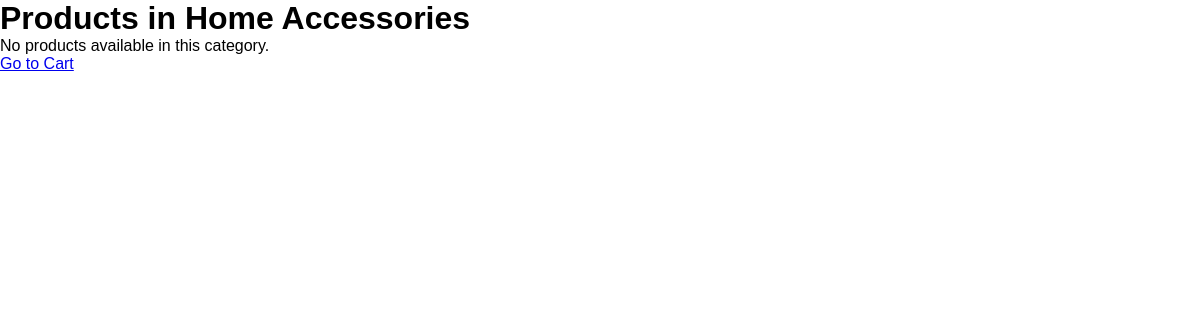
The app's page /Garments.php?category_id=3, older data.
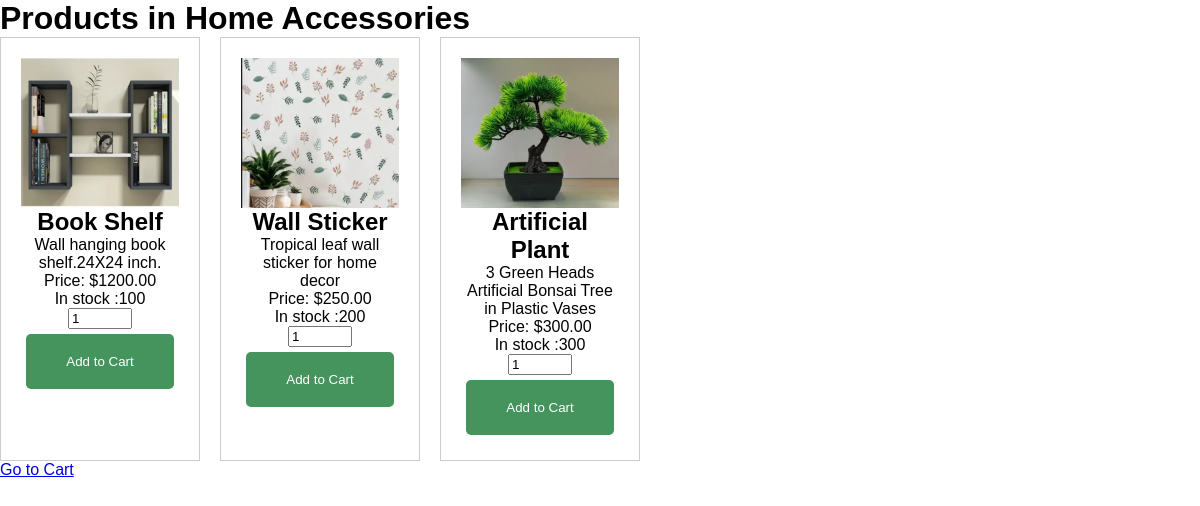
The same page, newer data.
### tables this page shows
CREATE TABLE `categories` (
  `id` int(11) NOT NULL,
  `name` varchar(50) NOT NULL,
  `description` text DEFAULT NULL,
  `created_at` timestamp NOT NULL DEFAULT current_timestamp()
);

CREATE TABLE `products` (
  `id` int(11) NOT NULL,
  `name` varchar(100) NOT NULL,
  `description` text DEFAULT NULL,
  `price` decimal(10,2) NOT NULL,
  `image` varchar(255) DEFAULT NULL,
  `stock_quantity` int(11) NOT NULL,
  `category_id` int(11) DEFAULT NULL,
  `created_at` timestamp NOT NULL DEFAULT current_timestamp()
);

### Garments.php (the view, shortened to what this page needs)
<?php
require 'database.php';
$categoryId = isset($_GET['category_id']) ? (int) $_GET['category_id'] : 0;
try {
    $stmtCategory = $conn->prepare("SELECT name FROM categories WHERE id = ?");
    $stmtCategory->bind_param("i", $categoryId);
    $stmtCategory->execute();
    $resultCategory = $stmtCategory->get_result();
    $category = $resultCategory->fetch_assoc();
    $stmtProducts = $conn->prepare("SELECT p.id, p.name, p.description, p.price, p.image, p.stock_quantity
                                    FROM products as p
                                    JOIN categories as c
                                    ON p.category_id = c.id
                                    WHERE p.category_id = ?");
    $stmtProducts->bind_param("i", $categoryId);
    $stmtProducts->execute();
    $resultProducts = $stmtProducts->get_result();
    $products = $resultProducts->fetch_all(MYSQLI_ASSOC);
} catch (mysqli_sql_exception $e) {
    echo "Error: " . $e->getMessage();
}
?>
<!DOCTYPE html>
<html lang="en">
<head>
    <link rel="stylesheet" href="style.css">
</head>
<body>
    <h1>Products in <?= htmlspecialchars($category['name']); ?></h1>
    <div class="product-list">
        <?php
        if (!empty($products)) {
            foreach ($products as $product) {
                echo '<div class="product">';
                echo '  <div class="product-img" style="background-image: url(\'' . htmlspecialchars($product['image']) . '\');"></div>';
                echo '  <h2>' . htmlspecialchars($product['name']) . '</h2>';
                echo '  <p>' . htmlspecialchars($product['description']) . '</p>';
                echo '  <p>Price: $' . htmlspecialchars($product['price']) . '</p>';
                echo '  <p>In stock :' . htmlspecialchars($product['stock_quantity']) . '</p>';
                echo '  <form method="POST" action="">';
                echo '      <input type="number" name="quantity" value="1" min="1" max="' . htmlspecialchars($product['stock_quantity']) . '">';
                echo '      <button type="submit" name="add_to_cart">Add to Cart</button>';
                echo '  </form>';
                echo '</div>';
            }
        } else {
            echo '<p>No products available in this category.</p>';
        }
        ?>
    </div>
    <a href="cart.php">Go to Cart</a>
</body>
</html>

### style.css (style rules this page uses)
* { margin: 0; font-family: Arial; box-sizing: border-box; }
.product-list { display: flex; flex-wrap: wrap; gap: 20px; }
.product { border: 1px solid #ccc; padding: 20px; width: 200px; text-align: center; }
.product-img { width: 100%; height: 150px; background-size: cover; background-position: center; }
button { padding: 20px 40px; margin: 5px; background-color: #45945e; color: white; border: none; cursor: pointer; border-radius: 5px; }

Row changes from the older to the newer data that the page shows:
added products: image (picture), name "Book Shelf", description "Wall hanging book shelf.24X24 inch.", price "1200.00", stock_quantity "100"
added products: image (picture), name "Wall Sticker", description "Tropical leaf wall sticker for home decor", price "250.00", stock_quantity "200"
added products: image (picture), name "Artificial Plant", description "3 Green Heads Artificial Bonsai Tree in Plastic Vases", price "300.00", stock_quantity "300"
Text that changed along with them:
text no longer shown: "No products available in this category."
